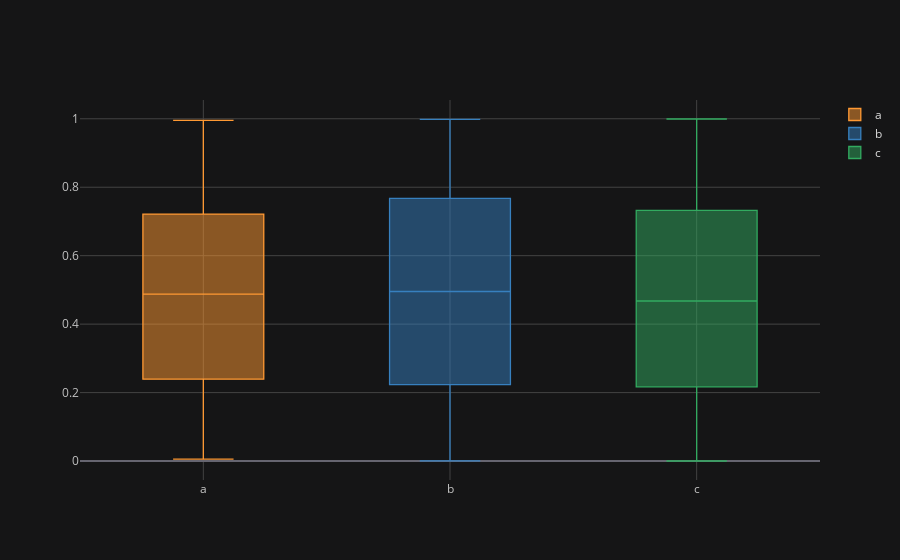

The code cell stored with this chart in its notebook:
### Code cell
df.iplot(kind='box')

### Figure 1 — Plotly figure (JSON) as saved in the notebook; plotly's stock layout.template omitted (floating-point values rounded to 4 significant figures; data arrays with more than 128 entries replaced by an {"elided": "..."} marker saying what was removed)
{"data": [{"boxpoints": false, "line": {"width": 1.3}, "marker": {"color": "rgba(255, 153, 51, 1.0)"}, "name": "a", "orientation": "v", "type": "box", "y": {"elided": "300 float values"}}, {"boxpoints": false, "line": {"width": 1.3}, "marker": {"color": "rgba(55, 128, 191, 1.0)"}, "name": "b", "orientation": "v", "type": "box", "y": {"elided": "300 float values"}}, {"boxpoints": false, "line": {"width": 1.3}, "marker": {"color": "rgba(50, 171, 96, 1.0)"}, "name": "c", "orientation": "v", "type": "box", "y": {"elided": "300 float values"}}], "layout": {"legend": {"bgcolor": "#151516", "font": {"color": "#D9D9D9"}}, "paper_bgcolor": "#151516", "plot_bgcolor": "#151516", "title": {"font": {"color": "#D9D9D9"}}, "xaxis": {"gridcolor": "#434343", "showgrid": true, "tickfont": {"color": "#C2C2C2"}, "title": {"font": {"color": "#D9D9D9"}, "text": ""}, "zerolinecolor": "#666570"}, "yaxis": {"gridcolor": "#434343", "showgrid": true, "tickfont": {"color": "#C2C2C2"}, "title": {"font": {"color": "#D9D9D9"}, "text": ""}, "zerolinecolor": "#666570"}}}
